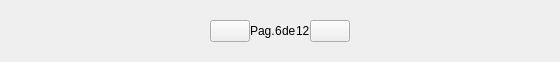
<?xml version="1.0" encoding="UTF-8"?>
<ui version="4.0">
 <class>WizardPagerCont</class>
 <widget class="QWidget" name="WizardPagerCont">
  <property name="geometry">
   <rect>
    <x>0</x>
    <y>0</y>
    <width>560</width>
    <height>62</height>
   </rect>
  </property>
  <property name="windowTitle">
   <string>Form</string>
  </property>
  <property name="styleSheet">
   <string notr="true"/>
  </property>
  <layout class="QHBoxLayout" name="horizontalLayout">
   <property name="spacing">
    <number>0</number>
   </property>
   <property name="margin">
    <number>0</number>
   </property>
   <item>
    <spacer name="horizontalSpacer">
     <property name="orientation">
      <enum>Qt::Horizontal</enum>
     </property>
     <property name="sizeHint" stdset="0">
      <size>
       <width>40</width>
       <height>20</height>
      </size>
     </property>
    </spacer>
   </item>
   <item>
    <widget class="QLabel" name="label">
     <property name="sizePolicy">
      <sizepolicy hsizetype="Expanding" vsizetype="Preferred">
       <horstretch>0</horstretch>
       <verstretch>0</verstretch>
      </sizepolicy>
     </property>
     <property name="text">
      <string/>
     </property>
    </widget>
   </item>
   <item>
    <widget class="SilentQPushButton" name="upPageBtn">
     <property name="sizePolicy">
      <sizepolicy hsizetype="Minimum" vsizetype="Fixed">
       <horstretch>0</horstretch>
       <verstretch>0</verstretch>
      </sizepolicy>
     </property>
     <property name="focusPolicy">
      <enum>Qt::NoFocus</enum>
     </property>
     <property name="text">
      <string/>
     </property>
    </widget>
   </item>
   <item>
    <widget class="QLabel" name="pageLbl">
     <property name="sizePolicy">
      <sizepolicy hsizetype="Minimum" vsizetype="Preferred">
       <horstretch>0</horstretch>
       <verstretch>0</verstretch>
      </sizepolicy>
     </property>
     <property name="text">
      <string>Pag.</string>
     </property>
     <property name="indent">
      <number>0</number>
     </property>
    </widget>
   </item>
   <item>
    <widget class="QLabel" name="currentPageLbl">
     <property name="sizePolicy">
      <sizepolicy hsizetype="Minimum" vsizetype="Preferred">
       <horstretch>0</horstretch>
       <verstretch>0</verstretch>
      </sizepolicy>
     </property>
     <property name="text">
      <string>6</string>
     </property>
     <property name="indent">
      <number>0</number>
     </property>
    </widget>
   </item>
   <item>
    <widget class="QLabel" name="ofLbl">
     <property name="sizePolicy">
      <sizepolicy hsizetype="Minimum" vsizetype="Preferred">
       <horstretch>0</horstretch>
       <verstretch>0</verstretch>
      </sizepolicy>
     </property>
     <property name="text">
      <string>de</string>
     </property>
     <property name="indent">
      <number>0</number>
     </property>
    </widget>
   </item>
   <item>
    <widget class="QLabel" name="totalPagesLbl">
     <property name="sizePolicy">
      <sizepolicy hsizetype="Minimum" vsizetype="Preferred">
       <horstretch>0</horstretch>
       <verstretch>0</verstretch>
      </sizepolicy>
     </property>
     <property name="text">
      <string>12</string>
     </property>
     <property name="indent">
      <number>0</number>
     </property>
    </widget>
   </item>
   <item>
    <widget class="SilentQPushButton" name="downPageBtn">
     <property name="sizePolicy">
      <sizepolicy hsizetype="Minimum" vsizetype="Fixed">
       <horstretch>0</horstretch>
       <verstretch>0</verstretch>
      </sizepolicy>
     </property>
     <property name="focusPolicy">
      <enum>Qt::NoFocus</enum>
     </property>
     <property name="text">
      <string/>
     </property>
    </widget>
   </item>
   <item>
    <widget class="QLabel" name="label_2">
     <property name="sizePolicy">
      <sizepolicy hsizetype="Expanding" vsizetype="Preferred">
       <horstretch>0</horstretch>
       <verstretch>0</verstretch>
      </sizepolicy>
     </property>
     <property name="text">
      <string/>
     </property>
    </widget>
   </item>
   <item>
    <spacer name="horizontalSpacer_2">
     <property name="orientation">
      <enum>Qt::Horizontal</enum>
     </property>
     <property name="sizeHint" stdset="0">
      <size>
       <width>40</width>
       <height>20</height>
      </size>
     </property>
    </spacer>
   </item>
  </layout>
 </widget>
 <customwidgets>
  <customwidget>
   <class>SilentQPushButton</class>
   <extends>QPushButton</extends>
   <header>SilentQPushButton.h</header>
  </customwidget>
 </customwidgets>
 <resources/>
 <connections/>
</ui>
